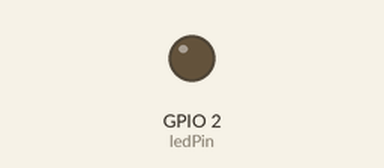
Simulated run of this sketch. Board: ESP32. Parts: output pins drawn as LEDs (lit = HIGH).

Above: at 1.5 s.
At 3.8 s:
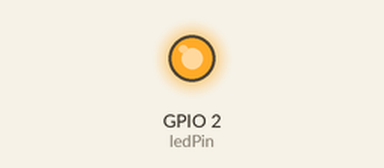
Timing chart, 0 to 10.1 s (numbered marks = the images above):
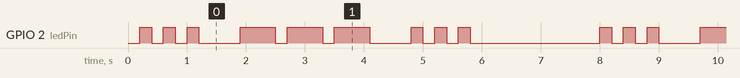

The sketch:

ex03.ino
```cpp
// Lab02_SOS_millis.ino
const int ledPin = 2;   // ESP32 板载 LED (GPIO2)

// 时间参数（单位：ms）
const int dotTime  = 200;
const int dashTime = 600;
const int gapTime  = 200;
const int letterGap = 500;
const int wordGap   = 2000;

// 状态机变量
unsigned long previousMillis = 0;
int state = 0;          // 当前执行到哪一步
int stepCount = 0;      // 计数：3 次短 / 3 次长

void setup() {
  Serial.begin(115200);
  pinMode(ledPin, OUTPUT);
  digitalWrite(ledPin, LOW);
}

void loop() {
  unsigned long currentMillis = millis();

  switch (state) {

    // ===== S: 三短 =====
    case 0: // 短闪 ON
      if (currentMillis - previousMillis >= gapTime) {
        previousMillis = currentMillis;
        digitalWrite(ledPin, HIGH);
        state = 1;
      }
      break;

    case 1: // 短闪 OFF
      if (currentMillis - previousMillis >= dotTime) {
        previousMillis = currentMillis;
        digitalWrite(ledPin, LOW);
        stepCount++;
        state = (stepCount < 3) ? 0 : 2;
      }
      break;

    case 2: // S → O 间隔
      if (currentMillis - previousMillis >= letterGap) {
        previousMillis = currentMillis;
        stepCount = 0;
        state = 3;
      }
      break;

    // ===== O: 三长 =====
    case 3: // 长闪 ON
      if (currentMillis - previousMillis >= gapTime) {
        previousMillis = currentMillis;
        digitalWrite(ledPin, HIGH);
        state = 4;
      }
      break;

    case 4: // 长闪 OFF
      if (currentMillis - previousMillis >= dashTime) {
        previousMillis = currentMillis;
        digitalWrite(ledPin, LOW);
        stepCount++;
        state = (stepCount < 3) ? 3 : 5;
      }
      break;

    case 5: // O → S 间隔
      if (currentMillis - previousMillis >= letterGap) {
        previousMillis = currentMillis;
        stepCount = 0;
        state = 6;
      }
      break;

    // ===== S: 三短 =====
    case 6: // 短闪 ON
      if (currentMillis - previousMillis >= gapTime) {
        previousMillis = currentMillis;
        digitalWrite(ledPin, HIGH);
        state = 7;
      }
      break;

    case 7: // 短闪 OFF
      if (currentMillis - previousMillis >= dotTime) {
        previousMillis = currentMillis;
        digitalWrite(ledPin, LOW);
        stepCount++;
        state = (stepCount < 3) ? 6 : 8;
      }
      break;

    case 8: // 单词间隔
      if (currentMillis - previousMillis >= wordGap) {
        previousMillis = currentMillis;
        stepCount = 0;
        state = 0;
      }
      break;
  }
}
```

Measured:
- by itself, GPIO 2 (ledPin): repeats every 7.8 s: 2 × (LOW 0.20 s, HIGH 0.20 s), LOW 0.70 s, 2 × (HIGH 0.60 s, LOW 0.20 s), HIGH 0.60 s, LOW 0.70 s, 2 × (HIGH 0.20 s, LOW 0.20 s), HIGH 0.20 s, LOW 2.2 s, HIGH 0.20 s
- by itself, everything shown: repeats every 7.8 s, in 18 steps
